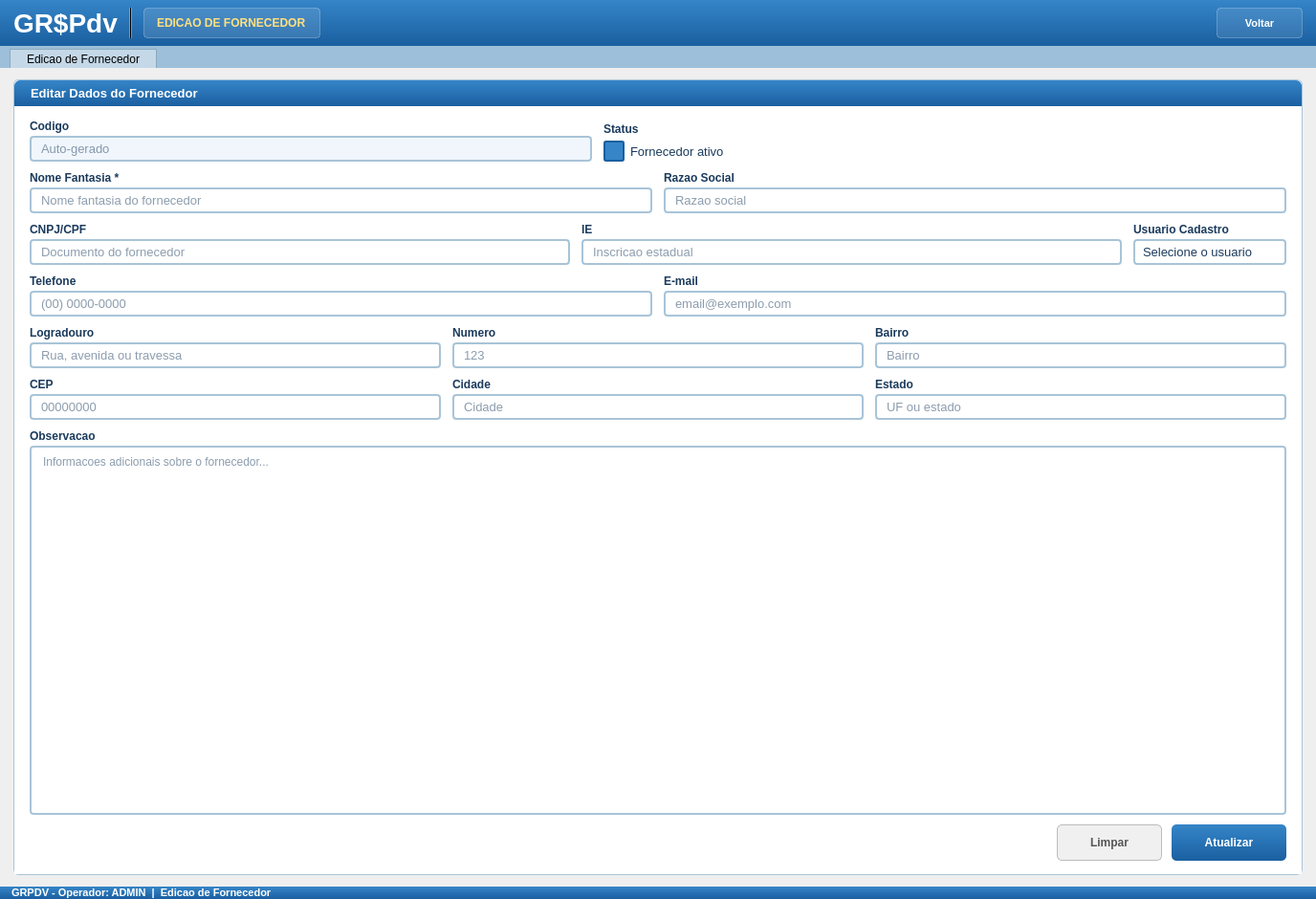
<?xml version="1.0" encoding="UTF-8"?>
<ui version="4.0">
 <class>CadastroFornecedor</class>
 <widget class="QWidget" name="CadastroFornecedor">
  <property name="geometry">
   <rect>
    <x>0</x>
    <y>0</y>
    <width>1376</width>
    <height>940</height>
   </rect>
  </property>
  <property name="windowTitle">
   <string>GR$Pdv - Edicao de Fornecedor</string>
  </property>
  <property name="styleSheet">
   <string notr="true">QWidget { font-family: Arial; }</string>
  </property>
  <layout class="QVBoxLayout" name="mainVLayout">
   <property name="spacing"><number>0</number></property>
   <property name="leftMargin"><number>0</number></property>
   <property name="topMargin"><number>0</number></property>
   <property name="rightMargin"><number>0</number></property>
   <property name="bottomMargin"><number>0</number></property>
   <item>
    <widget class="QFrame" name="frameHeader">
     <property name="styleSheet"><string notr="true">QFrame#frameHeader { background: qlineargradient(x1:0, y1:0, x2:0, y2:1, stop:0 #3585c8, stop:1 #1a5fa0); }</string></property>
     <layout class="QHBoxLayout" name="headerHLayout">
      <property name="spacing"><number>12</number></property>
      <property name="leftMargin"><number>14</number></property>
      <property name="topMargin"><number>8</number></property>
      <property name="rightMargin"><number>14</number></property>
      <property name="bottomMargin"><number>8</number></property>
      <item><widget class="QLabel" name="lblLogo"><property name="styleSheet"><string notr="true">color: white; font-size: 28px; font-weight: bold;</string></property><property name="text"><string>GR$Pdv</string></property></widget></item>
      <item><widget class="QFrame" name="frameSepHeader"><property name="styleSheet"><string notr="true">background-color: rgba(255,255,255,80);</string></property><property name="frameShape"><enum>QFrame::VLine</enum></property></widget></item>
      <item><widget class="QLabel" name="lblBadge"><property name="styleSheet"><string notr="true">QLabel { background-color: rgba(255,255,255,30); color: #ffe080; font-size: 12px; font-weight: bold; border: 1px solid rgba(255,255,255,60); border-radius: 4px; padding: 3px 10px; }</string></property><property name="text"><string>EDICAO DE FORNECEDOR</string></property></widget></item>
      <item><spacer name="headerSpacer"><property name="orientation"><enum>Qt::Horizontal</enum></property><property name="sizeHint" stdset="0"><size><width>40</width><height>10</height></size></property></spacer></item>
      <item><widget class="QPushButton" name="btnVoltar"><property name="minimumSize"><size><width>90</width><height>32</height></size></property><property name="styleSheet"><string notr="true">QPushButton { background-color: rgba(255,255,255,25); color: white; font-size: 11px; font-weight: bold; border: 1px solid rgba(255,255,255,60); border-radius: 4px; padding: 4px 12px; } QPushButton:hover { background-color: rgba(255,255,255,40); } QPushButton:pressed { background-color: rgba(255,255,255,15); }</string></property><property name="text"><string>Voltar</string></property></widget></item>
     </layout>
    </widget>
   </item>
   <item>
    <widget class="QFrame" name="frameTabBar">
     <property name="styleSheet"><string notr="true">QFrame#frameTabBar { background-color: #9dbfda; }</string></property>
     <layout class="QHBoxLayout" name="tabHLayout">
      <property name="leftMargin"><number>10</number></property>
      <property name="topMargin"><number>3</number></property>
      <property name="rightMargin"><number>0</number></property>
      <property name="bottomMargin"><number>0</number></property>
      <item><widget class="QLabel" name="lblTabCadFornecedor"><property name="styleSheet"><string notr="true">QLabel { background-color: #c4d8e8; border: 1px solid #8aaabb; border-bottom: none; padding: 1px 14px; font-size: 12px; }</string></property><property name="text"><string>Edicao de Fornecedor</string></property></widget></item>
      <item><spacer name="tabSpacer"><property name="orientation"><enum>Qt::Horizontal</enum></property><property name="sizeHint" stdset="0"><size><width>40</width><height>20</height></size></property></spacer></item>
     </layout>
    </widget>
   </item>
   <item>
    <layout class="QHBoxLayout" name="conteudoHLayout">
     <property name="spacing"><number>12</number></property>
     <property name="leftMargin"><number>14</number></property>
     <property name="topMargin"><number>12</number></property>
     <property name="rightMargin"><number>14</number></property>
     <property name="bottomMargin"><number>12</number></property>
     <item>
      <widget class="QFrame" name="frameFormulario">
       <property name="styleSheet"><string notr="true">QFrame#frameFormulario { background-color: #ffffff; border: 1px solid #a8c4d8; border-radius: 6px; }</string></property>
       <layout class="QVBoxLayout" name="formularioVLayout">
        <property name="spacing"><number>0</number></property>
        <property name="leftMargin"><number>0</number></property>
        <property name="topMargin"><number>0</number></property>
        <property name="rightMargin"><number>0</number></property>
        <property name="bottomMargin"><number>0</number></property>
        <item><widget class="QLabel" name="lblFormTitle"><property name="styleSheet"><string notr="true">QLabel { background: qlineargradient(x1:0, y1:0, x2:0, y2:1, stop:0 #3585c8, stop:1 #1a5fa0); color: white; font-size: 13px; font-weight: bold; padding: 6px 14px; border-top-left-radius: 6px; border-top-right-radius: 6px; }</string></property><property name="text"><string>Editar Dados do Fornecedor</string></property></widget></item>
        <item>
         <widget class="QFrame" name="frameCampos">
          <property name="styleSheet"><string notr="true">QFrame#frameCampos { background-color: #ffffff; }</string></property>
          <layout class="QVBoxLayout" name="camposVLayout">
           <property name="spacing"><number>10</number></property>
           <property name="leftMargin"><number>16</number></property>
           <property name="topMargin"><number>14</number></property>
           <property name="rightMargin"><number>16</number></property>
           <property name="bottomMargin"><number>14</number></property>
           <item><layout class="QHBoxLayout" name="row0HLayout"><property name="spacing"><number>12</number></property><item><layout class="QVBoxLayout" name="colCodigoVLayout"><property name="spacing"><number>3</number></property><item><widget class="QLabel" name="lblCodigo"><property name="styleSheet"><string notr="true">font-size:12px; font-weight:bold; color:#1a3a5c;</string></property><property name="text"><string>Codigo</string></property></widget></item><item><widget class="QLineEdit" name="lineEditCodigo"><property name="styleSheet"><string notr="true">QLineEdit { background-color: #f0f6fc; border: 2px solid #a8c4d8; border-radius: 4px; font-size: 13px; color: #1a3a5c; padding: 3px 8px; } QLineEdit:focus { border-color: #3585c8; background-color: #ffffff; }</string></property><property name="readOnly"><bool>true</bool></property><property name="placeholderText"><string>Auto-gerado</string></property></widget></item></layout></item><item><layout class="QVBoxLayout" name="colStatusVLayout"><property name="spacing"><number>3</number></property><item><widget class="QLabel" name="lblStatus"><property name="styleSheet"><string notr="true">font-size:12px; font-weight:bold; color:#1a3a5c;</string></property><property name="text"><string>Status</string></property></widget></item><item><widget class="QCheckBox" name="checkBoxAtivo"><property name="styleSheet"><string notr="true">QCheckBox{font-size:13px;color:#1a3a5c;spacing:6px;}QCheckBox::indicator{width:18px;height:18px;border:2px solid #a8c4d8;border-radius:3px;background:#ffffff;}QCheckBox::indicator:checked{background-color:#3585c8;border-color:#1a5fa0;}</string></property><property name="text"><string>Fornecedor ativo</string></property><property name="checked"><bool>true</bool></property></widget></item></layout></item><item><spacer name="row0Spacer"><property name="orientation"><enum>Qt::Horizontal</enum></property><property name="sizeHint" stdset="0"><size><width>40</width><height>20</height></size></property></spacer></item></layout></item>
           <item><layout class="QHBoxLayout" name="row1HLayout"><property name="spacing"><number>12</number></property><item><layout class="QVBoxLayout" name="colNomeFantasiaVLayout"><property name="spacing"><number>3</number></property><item><widget class="QLabel" name="lblNomeFantasia"><property name="styleSheet"><string notr="true">font-size:12px; font-weight:bold; color:#1a3a5c;</string></property><property name="text"><string>Nome Fantasia *</string></property></widget></item><item><widget class="QLineEdit" name="lineEditNomeFantasia"><property name="styleSheet"><string notr="true">QLineEdit{background-color:#ffffff;border:2px solid #a8c4d8;border-radius:4px;font-size:13px;color:#1a3a5c;padding:3px 8px;}QLineEdit:focus{border-color:#3585c8;}</string></property><property name="placeholderText"><string>Nome fantasia do fornecedor</string></property></widget></item></layout></item><item><layout class="QVBoxLayout" name="colRazaoSocialVLayout"><property name="spacing"><number>3</number></property><item><widget class="QLabel" name="lblRazaoSocial"><property name="styleSheet"><string notr="true">font-size:12px; font-weight:bold; color:#1a3a5c;</string></property><property name="text"><string>Razao Social</string></property></widget></item><item><widget class="QLineEdit" name="lineEditRazaoSocial"><property name="styleSheet"><string notr="true">QLineEdit{background-color:#ffffff;border:2px solid #a8c4d8;border-radius:4px;font-size:13px;color:#1a3a5c;padding:3px 8px;}QLineEdit:focus{border-color:#3585c8;}</string></property><property name="placeholderText"><string>Razao social</string></property></widget></item></layout></item></layout></item>
           <item><layout class="QHBoxLayout" name="row2HLayout"><property name="spacing"><number>12</number></property><item><layout class="QVBoxLayout" name="colDocVLayout"><property name="spacing"><number>3</number></property><item><widget class="QLabel" name="lblCnpjCpf"><property name="styleSheet"><string notr="true">font-size:12px; font-weight:bold; color:#1a3a5c;</string></property><property name="text"><string>CNPJ/CPF</string></property></widget></item><item><widget class="QLineEdit" name="lineEditCnpjCpf"><property name="styleSheet"><string notr="true">QLineEdit{background-color:#ffffff;border:2px solid #a8c4d8;border-radius:4px;font-size:13px;color:#1a3a5c;padding:3px 8px;}QLineEdit:focus{border-color:#3585c8;}</string></property><property name="placeholderText"><string>Documento do fornecedor</string></property></widget></item></layout></item><item><layout class="QVBoxLayout" name="colIeVLayout"><property name="spacing"><number>3</number></property><item><widget class="QLabel" name="lblIe"><property name="styleSheet"><string notr="true">font-size:12px; font-weight:bold; color:#1a3a5c;</string></property><property name="text"><string>IE</string></property></widget></item><item><widget class="QLineEdit" name="lineEditIe"><property name="styleSheet"><string notr="true">QLineEdit{background-color:#ffffff;border:2px solid #a8c4d8;border-radius:4px;font-size:13px;color:#1a3a5c;padding:3px 8px;}QLineEdit:focus{border-color:#3585c8;}</string></property><property name="placeholderText"><string>Inscricao estadual</string></property></widget></item></layout></item><item><layout class="QVBoxLayout" name="colUsuarioCadastroVLayout"><property name="spacing"><number>3</number></property><item><widget class="QLabel" name="lblUsuarioCadastro"><property name="styleSheet"><string notr="true">font-size:12px; font-weight:bold; color:#1a3a5c;</string></property><property name="text"><string>Usuario Cadastro</string></property></widget></item><item><widget class="QComboBox" name="comboUsuarioCadastro"><property name="styleSheet"><string notr="true">QComboBox{background-color:#ffffff;border:2px solid #a8c4d8;border-radius:4px;font-size:13px;color:#1a3a5c;padding:3px 8px;}QComboBox:focus{border-color:#3585c8;}QComboBox::drop-down{border:none;width:24px;}QComboBox QAbstractItemView{background-color:#ffffff;border:1px solid #a8c4d8;selection-background-color:#3585c8;selection-color:white;font-size:13px;}</string></property><item><property name="text"><string>Selecione o usuario</string></property></item></widget></item></layout></item></layout></item>
           <item><layout class="QHBoxLayout" name="row3HLayout"><property name="spacing"><number>12</number></property><item><layout class="QVBoxLayout" name="colTelefoneVLayout"><property name="spacing"><number>3</number></property><item><widget class="QLabel" name="lblTelefone"><property name="styleSheet"><string notr="true">font-size:12px; font-weight:bold; color:#1a3a5c;</string></property><property name="text"><string>Telefone</string></property></widget></item><item><widget class="QLineEdit" name="lineEditTelefone"><property name="styleSheet"><string notr="true">QLineEdit{background-color:#ffffff;border:2px solid #a8c4d8;border-radius:4px;font-size:13px;color:#1a3a5c;padding:3px 8px;}QLineEdit:focus{border-color:#3585c8;}</string></property><property name="placeholderText"><string>(00) 0000-0000</string></property></widget></item></layout></item><item><layout class="QVBoxLayout" name="colEmailVLayout"><property name="spacing"><number>3</number></property><item><widget class="QLabel" name="lblEmail"><property name="styleSheet"><string notr="true">font-size:12px; font-weight:bold; color:#1a3a5c;</string></property><property name="text"><string>E-mail</string></property></widget></item><item><widget class="QLineEdit" name="lineEditEmail"><property name="styleSheet"><string notr="true">QLineEdit{background-color:#ffffff;border:2px solid #a8c4d8;border-radius:4px;font-size:13px;color:#1a3a5c;padding:3px 8px;}QLineEdit:focus{border-color:#3585c8;}</string></property><property name="placeholderText"><string>email@exemplo.com</string></property></widget></item></layout></item></layout></item>
           <item><layout class="QHBoxLayout" name="row4HLayout"><property name="spacing"><number>12</number></property><item><layout class="QVBoxLayout" name="colLogradouroVLayout"><property name="spacing"><number>3</number></property><item><widget class="QLabel" name="lblLogradouro"><property name="styleSheet"><string notr="true">font-size:12px; font-weight:bold; color:#1a3a5c;</string></property><property name="text"><string>Logradouro</string></property></widget></item><item><widget class="QLineEdit" name="lineEditLogradouro"><property name="styleSheet"><string notr="true">QLineEdit{background-color:#ffffff;border:2px solid #a8c4d8;border-radius:4px;font-size:13px;color:#1a3a5c;padding:3px 8px;}QLineEdit:focus{border-color:#3585c8;}</string></property><property name="placeholderText"><string>Rua, avenida ou travessa</string></property></widget></item></layout></item><item><layout class="QVBoxLayout" name="colNumeroVLayout"><property name="spacing"><number>3</number></property><item><widget class="QLabel" name="lblNumero"><property name="styleSheet"><string notr="true">font-size:12px; font-weight:bold; color:#1a3a5c;</string></property><property name="text"><string>Numero</string></property></widget></item><item><widget class="QLineEdit" name="lineEditNumero"><property name="styleSheet"><string notr="true">QLineEdit{background-color:#ffffff;border:2px solid #a8c4d8;border-radius:4px;font-size:13px;color:#1a3a5c;padding:3px 8px;}QLineEdit:focus{border-color:#3585c8;}</string></property><property name="placeholderText"><string>123</string></property></widget></item></layout></item><item><layout class="QVBoxLayout" name="colBairroVLayout"><property name="spacing"><number>3</number></property><item><widget class="QLabel" name="lblBairro"><property name="styleSheet"><string notr="true">font-size:12px; font-weight:bold; color:#1a3a5c;</string></property><property name="text"><string>Bairro</string></property></widget></item><item><widget class="QLineEdit" name="lineEditBairro"><property name="styleSheet"><string notr="true">QLineEdit{background-color:#ffffff;border:2px solid #a8c4d8;border-radius:4px;font-size:13px;color:#1a3a5c;padding:3px 8px;}QLineEdit:focus{border-color:#3585c8;}</string></property><property name="placeholderText"><string>Bairro</string></property></widget></item></layout></item></layout></item>
           <item><layout class="QHBoxLayout" name="row5HLayout"><property name="spacing"><number>12</number></property><item><layout class="QVBoxLayout" name="colCepVLayout"><property name="spacing"><number>3</number></property><item><widget class="QLabel" name="lblCep"><property name="styleSheet"><string notr="true">font-size:12px; font-weight:bold; color:#1a3a5c;</string></property><property name="text"><string>CEP</string></property></widget></item><item><widget class="QLineEdit" name="lineEditCep"><property name="styleSheet"><string notr="true">QLineEdit{background-color:#ffffff;border:2px solid #a8c4d8;border-radius:4px;font-size:13px;color:#1a3a5c;padding:3px 8px;}QLineEdit:focus{border-color:#3585c8;}</string></property><property name="maxLength"><number>8</number></property><property name="placeholderText"><string>00000000</string></property></widget></item></layout></item><item><layout class="QVBoxLayout" name="colCidadeVLayout"><property name="spacing"><number>3</number></property><item><widget class="QLabel" name="lblCidade"><property name="styleSheet"><string notr="true">font-size:12px; font-weight:bold; color:#1a3a5c;</string></property><property name="text"><string>Cidade</string></property></widget></item><item><widget class="QLineEdit" name="lineEditCidade"><property name="styleSheet"><string notr="true">QLineEdit{background-color:#ffffff;border:2px solid #a8c4d8;border-radius:4px;font-size:13px;color:#1a3a5c;padding:3px 8px;}QLineEdit:focus{border-color:#3585c8;}</string></property><property name="placeholderText"><string>Cidade</string></property></widget></item></layout></item><item><layout class="QVBoxLayout" name="colEstadoVLayout"><property name="spacing"><number>3</number></property><item><widget class="QLabel" name="lblEstado"><property name="styleSheet"><string notr="true">font-size:12px; font-weight:bold; color:#1a3a5c;</string></property><property name="text"><string>Estado</string></property></widget></item><item><widget class="QLineEdit" name="lineEditEstado"><property name="styleSheet"><string notr="true">QLineEdit{background-color:#ffffff;border:2px solid #a8c4d8;border-radius:4px;font-size:13px;color:#1a3a5c;padding:3px 8px;}QLineEdit:focus{border-color:#3585c8;}</string></property><property name="placeholderText"><string>UF ou estado</string></property></widget></item></layout></item></layout></item>
           <item><layout class="QVBoxLayout" name="colObsVLayout"><property name="spacing"><number>3</number></property><item><widget class="QLabel" name="lblObservacao"><property name="styleSheet"><string notr="true">font-size:12px; font-weight:bold; color:#1a3a5c;</string></property><property name="text"><string>Observacao</string></property></widget></item><item><widget class="QPlainTextEdit" name="plainTextObservacao"><property name="styleSheet"><string notr="true">QPlainTextEdit{background-color:#ffffff;border:2px solid #a8c4d8;border-radius:4px;font-size:12px;color:#1a3a5c;padding:4px 8px;}QPlainTextEdit:focus{border-color:#3585c8;}</string></property><property name="placeholderText"><string>Informacoes adicionais sobre o fornecedor...</string></property></widget></item></layout></item>
           <item><layout class="QHBoxLayout" name="botoesHLayout"><property name="spacing"><number>10</number></property><item><spacer name="btnSpacer"><property name="orientation"><enum>Qt::Horizontal</enum></property><property name="sizeHint" stdset="0"><size><width>40</width><height>10</height></size></property></spacer></item><item><widget class="QPushButton" name="btnLimpar"><property name="minimumSize"><size><width>110</width><height>38</height></size></property><property name="styleSheet"><string notr="true">QPushButton{background-color:#f0f0f0;color:#555555;font-size:12px;font-weight:bold;border:1px solid #bbbbbb;border-radius:5px;padding:5px 14px;}QPushButton:hover{background-color:#e0e0e0;}QPushButton:pressed{background-color:#cccccc;}</string></property><property name="text"><string>Limpar</string></property></widget></item><item><widget class="QPushButton" name="btnSalvar"><property name="minimumSize"><size><width>120</width><height>38</height></size></property><property name="styleSheet"><string notr="true">QPushButton{background:qlineargradient(x1:0,y1:0,x2:0,y2:1,stop:0 #3585c8,stop:1 #1a5fa0);color:white;font-size:12px;font-weight:bold;border:none;border-radius:5px;padding:5px 14px;}QPushButton:hover{background:#2a74b8;}QPushButton:pressed{background:#1a5fa0;}</string></property><property name="text"><string>Atualizar</string></property><property name="shortcut"><string>Return</string></property></widget></item></layout></item>
          </layout>
         </widget>
        </item>
       </layout>
      </widget>
     </item>
    </layout>
   </item>
   <item>
    <widget class="QFrame" name="frameStatusBar">
     <property name="styleSheet"><string notr="true">QFrame#frameStatusBar {background: qlineargradient(x1:0, y1:0, x2:0, y2:1, stop:0 #3585c8, stop:1 #1a5fa0);}</string></property>
     <layout class="QHBoxLayout" name="statusHLayout">
      <property name="leftMargin"><number>12</number></property>
      <property name="topMargin"><number>0</number></property>
      <property name="rightMargin"><number>12</number></property>
      <property name="bottomMargin"><number>0</number></property>
      <item><widget class="QLabel" name="lblStatusBar"><property name="styleSheet"><string notr="true">color: white; font-size: 11px; font-weight: bold;</string></property><property name="text"><string>GRPDV - Operador: ADMIN  |  Edicao de Fornecedor</string></property></widget></item>
      <item><spacer name="statusSpacer"><property name="orientation"><enum>Qt::Horizontal</enum></property><property name="sizeHint" stdset="0"><size><width>40</width><height>10</height></size></property></spacer></item>
     </layout>
    </widget>
   </item>
  </layout>
 </widget>
 <resources/>
 <connections/>
</ui>
